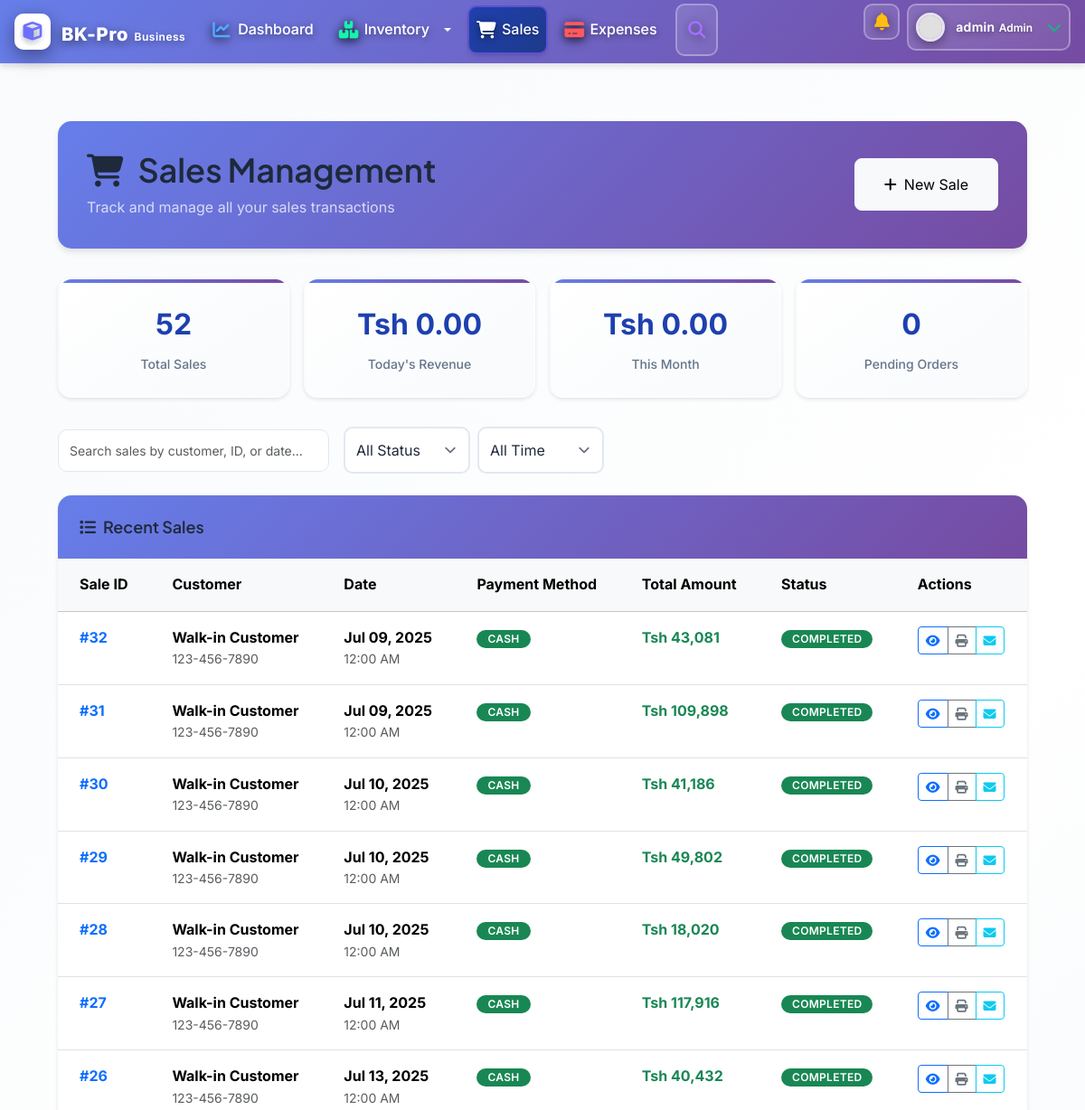
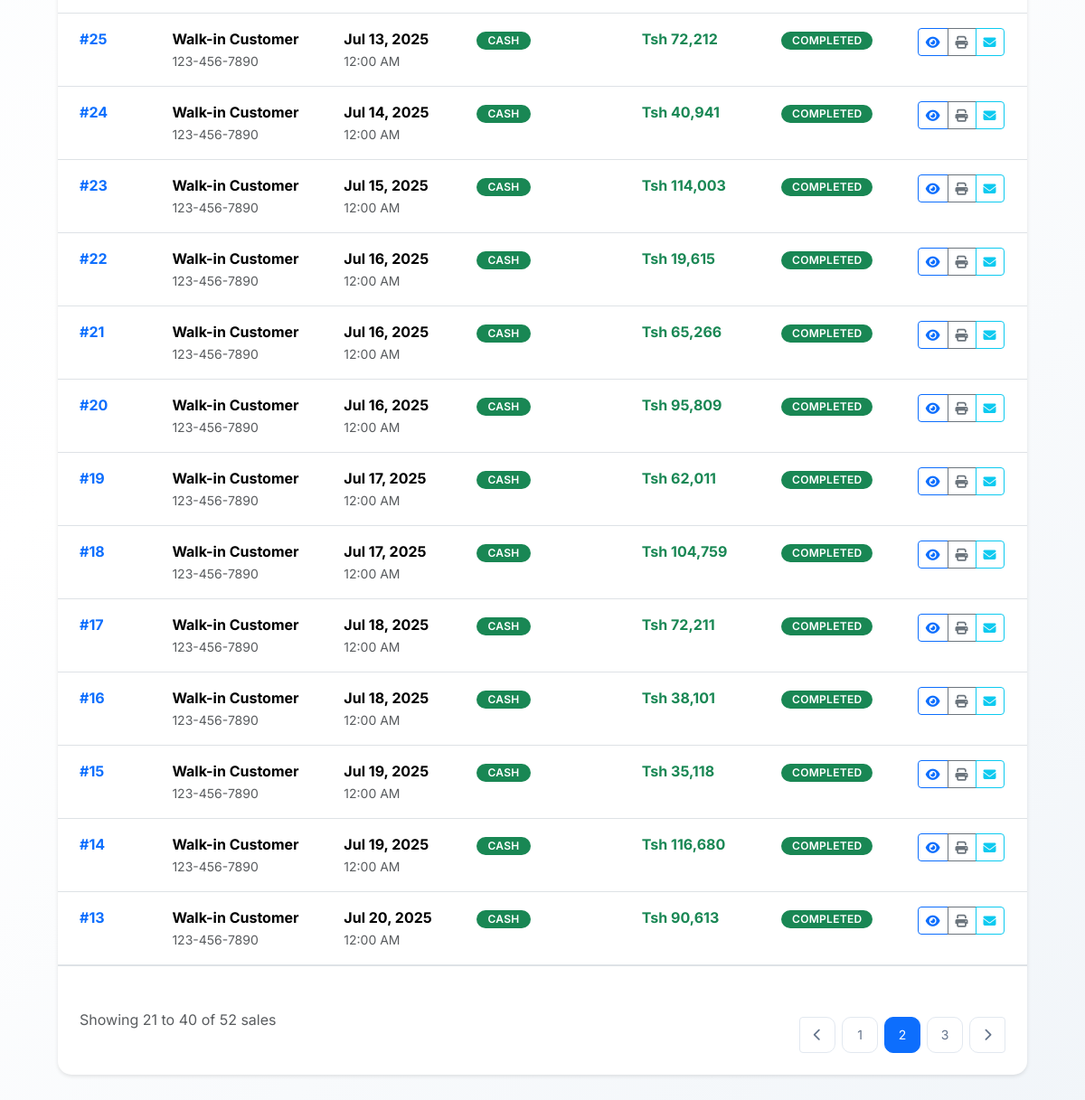
Screenshot of /sales/?page=2 (signed in) with the database file from the repository (2 pictures, top to bottom).
### BusinessApp/models.py (models this page shows, shortened)
class Sale(models.Model):
    PAYMENT_METHODS = [
        ('cash', 'Cash'),
        ('card', 'Card'),
        ('bank_transfer', 'Bank Transfer'),
        ('mobile_money', 'Mobile Money'),
    ]
    customer = models.ForeignKey(Customer, on_delete=models.CASCADE, null=True, blank=True)
    sale_date = models.DateTimeField(default=timezone.now)
    payment_method = models.CharField(max_length=20, choices=PAYMENT_METHODS, default='cash')
    total_amount = models.DecimalField(max_digits=10, decimal_places=2, default=0)
    discount = models.DecimalField(max_digits=10, decimal_places=2, default=0)
    tax = models.DecimalField(max_digits=10, decimal_places=2, default=0)
    notes = models.TextField(blank=True)
    created_by = models.ForeignKey(User, on_delete=models.CASCADE)
    created_at = models.DateTimeField(auto_now_add=True)
    @property
    def net_amount(self):
        return self.total_amount - self.discount + self.tax

class Customer(models.Model):
    name = models.CharField(max_length=200)
    email = models.EmailField(blank=True)
    phone = models.CharField(max_length=20, blank=True)
    address = models.TextField(blank=True)
    created_at = models.DateTimeField(auto_now_add=True)

### BusinessApp/views.py (the view)
# urls.py: path('sales/', views.sale_list, name='sale_list'),
@login_required
def sale_list(request):
    sales = Sale.objects.select_related('customer', 'created_by').order_by('-created_at')
    paginator = Paginator(sales, 20)
    page_number = request.GET.get('page')
    sales = paginator.get_page(page_number)
    return render(request, 'sales/list.html', {'sales': sales})

### BusinessApp/templates/sales/list.html (shortened to what this page needs)
{% extends 'base.html' %}
{% load static %}
{% load humanize %}
{% block content %}
<div class="content-wrapper">
    <div class="sales-header">
        <div class="d-flex justify-content-between align-items-center">
            <div>
                <h1 class="mb-2">
                    <i class="fas fa-shopping-cart me-3"></i>Sales Management
                </h1>
                <p class="mb-0 opacity-75">Track and manage all your sales transactions</p>
            </div>
            <a href="{% url 'sale_add' %}" class="btn btn-light btn-lg">
                <i class="fas fa-plus me-2"></i>New Sale
            </a>
        </div>
    </div>
    <div class="sales-stats">
        <div class="stat-card">
            <div class="stat-value">{{ sales.paginator.count }}</div>
            <div class="stat-label">Total Sales</div>
        </div>
        <div class="stat-card">
            <div class="stat-value">Tsh 0.00</div>
            <div class="stat-label">Today's Revenue</div>
        </div>
        <div class="stat-card">
            <div class="stat-value">Tsh 0.00</div>
            <div class="stat-label">This Month</div>
        </div>
        <div class="stat-card">
            <div class="stat-value">0</div>
            <div class="stat-label">Pending Orders</div>
        </div>
    </div>
    <div class="sales-actions">
        <div class="search-box">
            <input type="text" class="form-control" placeholder="Search sales by customer, ID, or date..." id="salesSearch">
        </div>
        <div class="action-buttons">
            <select class="form-select" id="filterStatus">
                <option value="">All Status</option>
            </select>
            <select class="form-select" id="filterPeriod">
                <option value="">All Time</option>
            </select>
        </div>
    </div>
    <div class="sales-table">
        <div class="table-header">
            <h5 class="mb-0">
                <i class="fas fa-list me-2"></i>Recent Sales
            </h5>
        </div>
        {% if sales %}
        <div class="table-responsive">
            <table class="table table-hover mb-0">
                <thead class="table-light">
                    <tr>
                        <th class="px-4 py-3">Sale ID</th>
                        <th class="px-4 py-3">Customer</th>
                        <th class="px-4 py-3">Date</th>
                        <th class="px-4 py-3">Payment Method</th>
                        <th class="px-4 py-3">Total Amount</th>
                        <th class="px-4 py-3">Status</th>
                        <th class="px-4 py-3">Actions</th>
                    </tr>
                </thead>
                <tbody>
                    {% for sale in sales %}
                    <tr>
                        <td class="px-4 py-3">
                            <strong class="text-primary">#{{ sale.id }}</strong>
                        </td>
                        <td class="px-4 py-3">
                            {% if sale.customer %}
                                <div>
                                    <strong>{{ sale.customer.name }}</strong>
                                    {% if sale.customer.phone %}
                                        <small class="text-muted d-block">{{ sale.customer.phone }}</small>
                                    {% endif %}
                                </div>
                            {% else %}
                                <span class="text-muted">Walk-in Customer</span>
                            {% endif %}
                        </td>
                        <td class="px-4 py-3">
                            <div>
                                <strong>{{ sale.sale_date|date:"M d, Y" }}</strong>
                                <small class="text-muted d-block">{{ sale.sale_date|time:"g:i A" }}</small>
                            </div>
                        </td>
                        <td class="px-4 py-3">
                            <span class="badge {% if sale.payment_method == 'cash' %}bg-success{% elif sale.payment_method == 'card' %}bg-primary{% elif sale.payment_method == 'bank_transfer' %}bg-info{% else %}bg-warning{% endif %}">
                                {{ sale.get_payment_method_display }}
                            </span>
                        </td>
                        <td class="px-4 py-3">
                            <strong class="text-success">Tsh {{ sale.net_amount|floatformat:0|intcomma }}</strong>
                        </td>
                        <td class="px-4 py-3">
                            <span class="badge bg-success">Completed</span>
                        </td>
                        <td class="px-4 py-3">
                            <div class="btn-group btn-group-sm">
                                <a href="{% url 'sale_detail' sale.pk %}" class="btn btn-outline-primary" title="View Details">
                                    <i class="fas fa-eye"></i>
                                </a>
                                <button class="btn btn-outline-secondary" onclick="printReceipt({{ sale.id }})" title="Print Receipt">
                                    <i class="fas fa-print"></i>
                                </button>
                                <button class="btn btn-outline-info" onclick="emailReceipt({{ sale.id }})" title="Email Receipt">
                                    <i class="fas fa-envelope"></i>
                                </button>
                            </div>
                        </td>
                    </tr>
                    {% endfor %}
                </tbody>
            </table>
        </div>
        {% if sales.has_other_pages %}
        <div class="d-flex justify-content-between align-items-center p-4 border-top">
            <div class="text-muted">
                Showing {{ sales.start_index }} to {{ sales.end_index }} of {{ sales.paginator.count }} sales
            </div>
            <nav>
                <ul class="pagination pagination-sm mb-0">
                    {% if sales.has_previous %}
                        <li class="page-item">
                            <a class="page-link" href="?page={{ sales.previous_page_number }}">
                                <i class="fas fa-chevron-left"></i>
                            </a>
                        </li>
                    {% endif %}
                    {% for num in sales.paginator.page_range %}
                        {% if sales.number == num %}
                            <li class="page-item active">
                                <span class="page-link">{{ num }}</span>
                            </li>
                        {% elif num > sales.number|add:'-3' and num < sales.number|add:'3' %}
                            <li class="page-item">
                                <a class="page-link" href="?page={{ num }}">{{ num }}</a>
                            </li>
                        {% endif %}
                    {% endfor %}
                    {% if sales.has_next %}
                        <li class="page-item">
                            <a class="page-link" href="?page={{ sales.next_page_number }}">
                                <i class="fas fa-chevron-right"></i>
                            </a>
                        </li>
                    {% endif %}
                </ul>
            </nav>
        </div>
        {% endif %}
        {% endif %}
    </div>
</div>
{% endblock %}

### BusinessApp/templates/base.html (shortened to what this page needs)
<!DOCTYPE html>
<html lang="en">
<head>
    <link href="https://cdn.jsdelivr.net/npm/bootstrap@5.3.2/dist/css/bootstrap.min.css" rel="stylesheet">
    <link href="https://cdnjs.cloudflare.com/ajax/libs/font-awesome/6.4.0/css/all.min.css" rel="stylesheet">
    {% load static %}
    <link href="{% static 'css/style.css' %}" rel="stylesheet">
</head>
<body class="modern-body">
    {% if user.is_authenticated %}
    <nav class="navbar navbar-expand-lg modern-navbar fixed-top">
        <div class="container-fluid px-3">
            <a class="navbar-brand modern-brand" href="{% url 'dashboard' %}">
                <div class="brand-logo">
                    <div class="logo-icon">
                        <i class="fas fa-cube"></i>
                    </div>
                    <div class="brand-text d-none d-sm-block">
                        <span class="brand-name">BK-Pro</span>
                        <span class="brand-subtitle">Business</span>
                    </div>
                </div>
            </a>
            <div class="collapse navbar-collapse" id="navbarNav">
                <ul class="navbar-nav me-auto d-none d-xl-flex">
                    <li class="nav-item">
                        <a class="nav-link modern-nav-link nav-dashboard {% if request.resolver_match.url_name == 'dashboard' %}active{% endif %}"
                           href="{% url 'dashboard' %}">
                            <i class="fas fa-chart-line"></i>
                            <span>Dashboard</span>
                        </a>
                    </li>
                    <li class="nav-item dropdown">
                        <a class="nav-link dropdown-toggle modern-nav-link nav-inventory" href="#" role="button" data-bs-toggle="dropdown">
                            <i class="fas fa-boxes"></i>
                            <span>Inventory</span>
                        </a>
                    </li>
                    <li class="nav-item">
                        <a class="nav-link modern-nav-link nav-sales {% if 'sale' in request.resolver_match.url_name %}active{% endif %}"
                           href="{% url 'sale_list' %}">
                            <i class="fas fa-shopping-cart"></i>
                            <span>Sales</span>
                        </a>
                    </li>
                    <li class="nav-item">
                        <a class="nav-link modern-nav-link nav-expenses {% if 'expense' in request.resolver_match.url_name %}active{% endif %}"
                           href="{% url 'expense_list' %}">
                            <i class="fas fa-credit-card"></i>
                            <span>Expenses</span>
                        </a>
                    </li>
                </ul>
                <ul class="navbar-nav ms-auto">
                    <li class="nav-item me-2 d-none d-md-block">
                        <div class="search-container">
                            <button class="search-toggle" id="searchToggle" type="button">
                                <i class="fas fa-search"></i>
                            </button>
                        </div>
                    </li>
                    <li class="nav-item dropdown me-2">
                        <a class="nav-link notification-bell position-relative p-2" href="#" role="button" data-bs-toggle="dropdown">
                            <i class="fas fa-bell"></i>
                        </a>
                    </li>
                    <li class="nav-item dropdown">
                        <a class="nav-link user-profile p-2" href="#" role="button" data-bs-toggle="dropdown">
                            <div class="user-avatar">
                                <img src="https://ui-avatars.com/api/?name={{ user.get_full_name|default:user.username }}&background=2563eb&color=fff&size=32" alt="Avatar">
                            </div>
                            <div class="user-info d-none d-lg-block">
                                <span class="user-name">{{ user.get_full_name|default:user.username }}</span>
                                <span class="user-role">Admin</span>
                            </div>
                            <i class="fas fa-chevron-down ms-1 d-none d-lg-block"></i>
                        </a>
                    </li>
                </ul>
            </div>
        </div>
    </nav>
    <main class="main-content">
        <div class="content-wrapper">
    {% endif %}
            {% block content %}{% endblock %}
    {% if user.is_authenticated %}
        </div>
    </main>
    {% endif %}
    {% load static %}
</body>
</html>

### BusinessApp/templates/sales/list.html (style rules this page uses)
.sales-header { background: var(--gradient-primary); color: white; padding: 2rem; border-radius: var(--border-radius); margin-bottom: 2rem; box-shadow: var(--shadow-medium); }
.sales-stats { display: grid; grid-template-columns: repeat(auto-fit, minmax(200px, 1fr)); gap: 1rem; margin-bottom: 2rem; }
.stat-card { background: linear-gradient(145deg, #ffffff 0%, #f8fafc 100%); padding: 1.5rem; border-radius: var(--border-radius); text-align: center; box-shadow: var(--shadow-light); transition: var(--transition); border: 2px solid transparent; }
.stat-value { font-size: 2rem; font-weight: 700; color: var(--primary-color); margin-bottom: 0.5rem; }
.stat-label { color: var(--text-secondary); font-weight: 500; }
.sales-table { background: white; border-radius: var(--border-radius); overflow: hidden; box-shadow: var(--shadow-light); }
.table-header { background: var(--gradient-primary); color: white; padding: 1.5rem; }
.sales-actions { display: flex; justify-content: between; align-items: center; margin-bottom: 1.5rem; gap: 1rem; }
.search-box { max-width: 300px; flex: 1; }
.action-buttons { display: flex; gap: 0.5rem; flex-shrink: 0; }

### rows the page displays
Sale: id "32", customer.name "Walk-in Customer", customer.phone "123-456-7890", sale_date "Jul 09, 2025", sale_date "12:00 AM", payment_method "CASH", net_amount "43,081"
Sale: id "31", customer.name "Walk-in Customer", customer.phone "123-456-7890", sale_date "Jul 09, 2025", sale_date "12:00 AM", payment_method "CASH", net_amount "109,898"
Sale: id "30", customer.name "Walk-in Customer", customer.phone "123-456-7890", sale_date "Jul 10, 2025", sale_date "12:00 AM", payment_method "CASH", net_amount "41,186"
Sale: id "29", customer.name "Walk-in Customer", customer.phone "123-456-7890", sale_date "Jul 10, 2025", sale_date "12:00 AM", payment_method "CASH", net_amount "49,802"
Sale: id "28", customer.name "Walk-in Customer", customer.phone "123-456-7890", sale_date "Jul 10, 2025", sale_date "12:00 AM", payment_method "CASH", net_amount "18,020"
Sale: id "27", customer.name "Walk-in Customer", customer.phone "123-456-7890", sale_date "Jul 11, 2025", sale_date "12:00 AM", payment_method "CASH", net_amount "117,916"
Sale: id "26", customer.name "Walk-in Customer", customer.phone "123-456-7890", sale_date "Jul 13, 2025", sale_date "12:00 AM", payment_method "CASH", net_amount "40,432"
Sale: id "25", customer.name "Walk-in Customer", customer.phone "123-456-7890", sale_date "Jul 13, 2025", sale_date "12:00 AM", payment_method "CASH", net_amount "72,212"
Sale: id "24", customer.name "Walk-in Customer", customer.phone "123-456-7890", sale_date "Jul 14, 2025", sale_date "12:00 AM", payment_method "CASH", net_amount "40,941"
Sale: id "23", customer.name "Walk-in Customer", customer.phone "123-456-7890", sale_date "Jul 15, 2025", sale_date "12:00 AM", payment_method "CASH", net_amount "114,003"
Sale: id "22", customer.name "Walk-in Customer", customer.phone "123-456-7890", sale_date "Jul 16, 2025", sale_date "12:00 AM", payment_method "CASH", net_amount "19,615"
Sale: id "21", customer.name "Walk-in Customer", customer.phone "123-456-7890", sale_date "Jul 16, 2025", sale_date "12:00 AM", payment_method "CASH", net_amount "65,266"
Sale: id "20", customer.name "Walk-in Customer", customer.phone "123-456-7890", sale_date "Jul 16, 2025", sale_date "12:00 AM", payment_method "CASH", net_amount "95,809"
Sale: id "19", customer.name "Walk-in Customer", customer.phone "123-456-7890", sale_date "Jul 17, 2025", sale_date "12:00 AM", payment_method "CASH", net_amount "62,011"
Sale: id "18", customer.name "Walk-in Customer", customer.phone "123-456-7890", sale_date "Jul 17, 2025", sale_date "12:00 AM", payment_method "CASH", net_amount "104,759"
Sale: id "17", customer.name "Walk-in Customer", customer.phone "123-456-7890", sale_date "Jul 18, 2025", sale_date "12:00 AM", payment_method "CASH", net_amount "72,211"
Sale: id "16", customer.name "Walk-in Customer", customer.phone "123-456-7890", sale_date "Jul 18, 2025", sale_date "12:00 AM", payment_method "CASH", net_amount "38,101"
Sale: id "15", customer.name "Walk-in Customer", customer.phone "123-456-7890", sale_date "Jul 19, 2025", sale_date "12:00 AM", payment_method "CASH", net_amount "35,118"
Sale: id "14", customer.name "Walk-in Customer", customer.phone "123-456-7890", sale_date "Jul 19, 2025", sale_date "12:00 AM", payment_method "CASH", net_amount "116,680"
Sale: id "13", customer.name "Walk-in Customer", customer.phone "123-456-7890", sale_date "Jul 20, 2025", sale_date "12:00 AM", payment_method "CASH", net_amount "90,613"

### other values shown
{{ user.get_full_name|default:user.username }} "admin"
{{ sales.paginator.count }} "52"
{{ sales.start_index }} "21"
{{ sales.end_index }} "40"
{{ num }} "1" "3"
{{ num }} "2"
